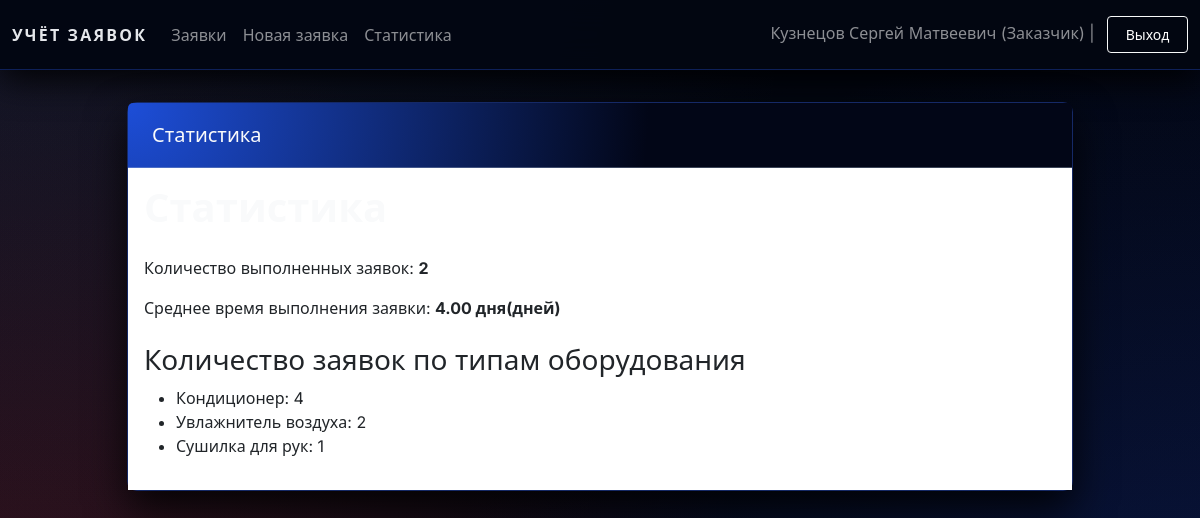
Page /stats (signed in) on the committed database.
### tables this page shows
CREATE TABLE requests (
            request_id INTEGER PRIMARY KEY AUTOINCREMENT,
            request_number TEXT UNIQUE,
            start_date TEXT NOT NULL,
            climate_tech_type TEXT NOT NULL,
            climate_tech_model TEXT NOT NULL,
            problem_description TEXT NOT NULL,
            request_status TEXT NOT NULL DEFAULT 'Новая заявка' CHECK (
                request_status IN ('Новая заявка', 'В процессе ремонта', 'Ожидание комплектующих',
                                    'Готова к выдаче', 'Завершена', 'Отменена')
            ),
            priority TEXT DEFAULT 'Средний' CHECK (priority IN ('Низкий', 'Средний', 'Высокий', 'Критичный')),
            completion_date TEXT,
            repair_parts TEXT,
            estimated_time INTEGER,

            master_id INTEGER REFERENCES users(user_id) ON DELETE SET NULL,
            client_id INTEGER NOT NULL REFERENCES users(user_id) ON DELETE CASCADE,
            quality_manager_id INTEGER REFERENCES users(user_id) ON DELETE SET NULL,

            deadline_extension TEXT,
            extension_reason TEXT,
            customer_agreement INTEGER DEFAULT 0,

            qr_code_generated INTEGER DEFAULT 0,
            qr_code_token TEXT UNIQUE,
            feedback_received INTEGER DEFAULT 0,

            created_at TEXT DEFAULT (DATETIME('now')),
            updated_at TEXT DEFAULT (DATETIME('now'))
        );

### web_app.py (the view)
    def wrapper(*args, **kwargs):
        if "user" not in session:
            return redirect(url_for("login"))
        return view_func(*args, **kwargs)

### web_app.py (called while the page is built)
def get_connection():
    if not os.path.exists(DB_NAME):
        raise FileNotFoundError(
            f"Файл базы данных '{DB_NAME}' не найден. "
            f"Сначала запустите 'test.py' для создания БД."
        )
    conn = sqlite3.connect(DB_NAME)
    conn.row_factory = sqlite3.Row
    return conn

def login_required(view_func):
    def wrapper(*args, **kwargs):
        if "user" not in session:
            return redirect(url_for("login"))
        return view_func(*args, **kwargs)
    wrapper.__name__ = view_func.__name__
    return wrapper

### templates/stats.html (shortened to what this page needs)
{% extends "base.html" %}
{% block header %}Статистика{% endblock %}
{% block content %}
<h1>Статистика</h1>
<p>Количество выполненных заявок: <strong>{{ finished_count }}</strong></p>
{% if avg_days_str %}
<p>Среднее время выполнения заявки: <strong>{{ avg_days_str }} дня(дней)</strong></p>
{% else %}
<p>Недостаточно данных для расчета среднего времени выполнения заявок.</p>
{% endif %}
<h3 class="mt-4">Количество заявок по типам оборудования</h3>
{% if type_rows %}
<ul>
  {% for r in type_rows %}
  <li>{{ r.climate_tech_type }}: {{ r.cnt }}</li>
  {% endfor %}
</ul>
{% else %}
<p>Заявок пока нет.</p>
{% endif %}
{% endblock %}

### static/styles.css (style rules this page uses)
* { box-sizing: border-box; }
body { min-height: 100vh; font-family: 'Inter', system-ui, -apple-system, BlinkMacSystemFont, 'Segoe UI', sans-serif; color: #e5e7eb; background-color: #020617; background-image: radial-gradient(circle at 0 0, rgba(148, 163, 184, 0.10) 0, transparent 55%), radial-gradient(circle at 100% 100%, rgba(30, 64, 175, 0.30) 0, transparent 55%), radial-gradient(circle at 0 100%, rgba(220, 38, 38, 0.25) 0, transparent 55%), linear-gradient(135deg, #020617 0%, #030712 45%, #020617 100%); background-attachment: fixed; }
h1 { color: #f9fafb; font-weight: 600; margin-bottom: 1.5rem; }

### rows in the picture
requests: climate_tech_type "Увлажнитель воздуха", cnt "2"
requests: climate_tech_type "Сушилка для рук", cnt "1"

### other values in the picture
{{ current_user['fio'] }} "Кузнецов Сергей Матвеевич"
{{ current_user['user_type'] }} "Заказчик"
{{ finished_count }} "2"
{{ avg_days_str }} "4.00"
{{ r.climate_tech_type }} "Кондиционер"
{{ r.cnt }} "4"
